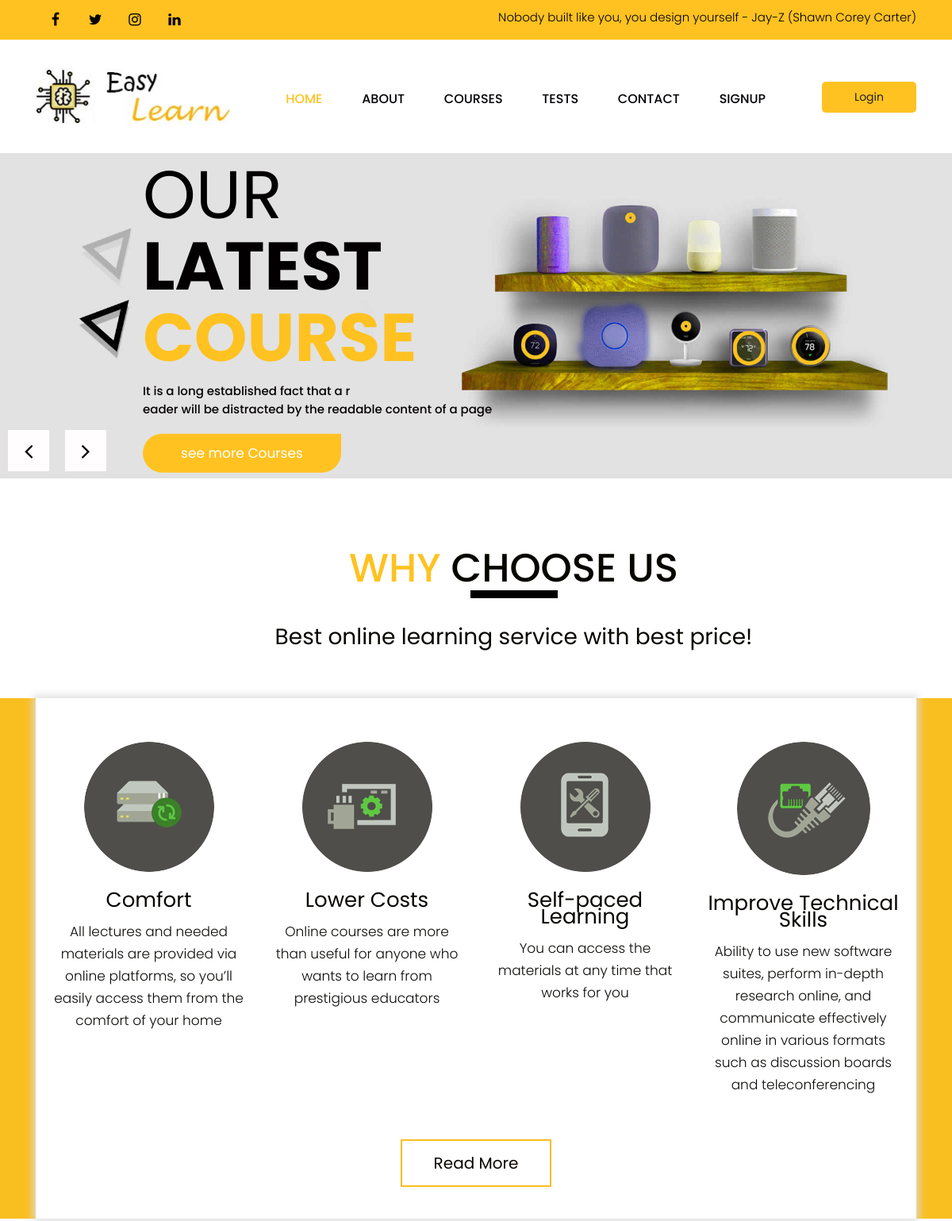
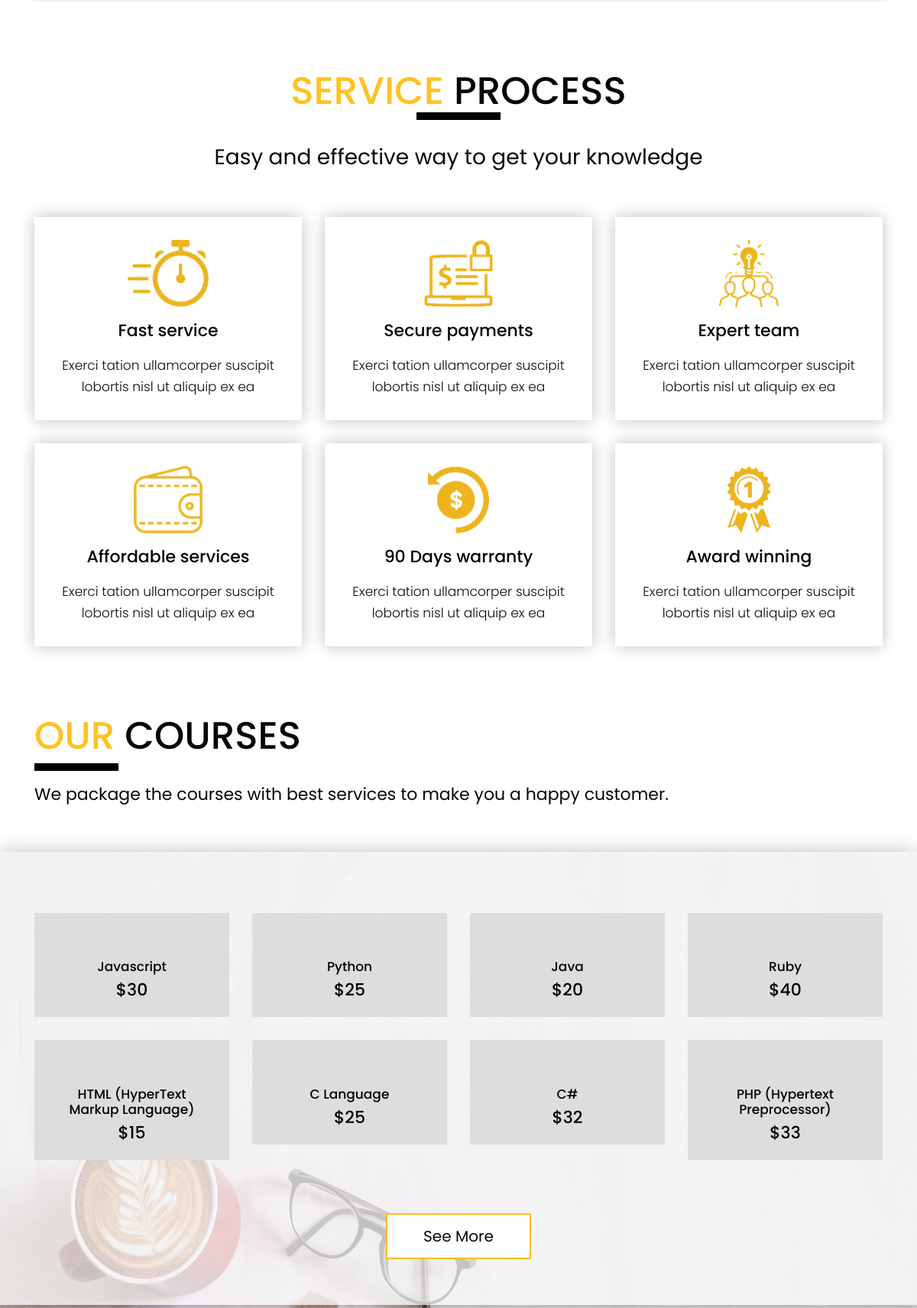
The page / (upper part) on the database its author committed (2 pictures, top to bottom).
### tables this page shows
CREATE TABLE IF NOT EXISTS `products` (
  `id` INT NOT NULL AUTO_INCREMENT,
  `name` VARCHAR(45) NOT NULL,
  `price` DOUBLE NULL,
  `description` VARCHAR(600) NULL,
  `quantity` INT NULL,
  `released_date` DATE NULL,
  `expiry_date` DATE NULL,
  `img_url` VARCHAR(100) NULL,
  PRIMARY KEY (`id`));

### index.php (the view, shortened to what this page needs)
<?php
require("includes/mysqli_connect.php");
$qry_str = "SELECT * FROM products WHERE quantity > 0 LIMIT 8";
$r = mysqli_query($dbc, $qry_str);
?>
<!DOCTYPE html>
<html lang="en">
   <head>
      <link rel="stylesheet" href="css/bootstrap.min.css">
      <link rel="stylesheet" href="css/style.css">
      <link rel="stylesheet" href="css/responsive.css">
      <link rel="stylesheet" href="css/jquery.mCustomScrollbar.min.css">
      <link rel="stylesheet" href="https://netdna.bootstrapcdn.com/font-awesome/4.0.3/css/font-awesome.css">
      <link rel="stylesheet" href="https://cdnjs.cloudflare.com/ajax/libs/fancybox/2.1.5/jquery.fancybox.min.css" media="screen">
   </head>
   <body class="main-layout">
      <header>
         <div class="header">
            <div class="head_top">
               <div class="container">
                  <div class="row">
                    <div class="col-xl-6 col-lg-6 col-md-6 col-sm-12">
                       <div class="top-box">
                        <ul class="sociel_link">
                         <li> <a href="#"><i class="fa fa-facebook-f"></i></a></li>
                         <li> <a href="#"><i class="fa fa-twitter"></i></a></li>
                         <li> <a href="#"><i class="fa fa-instagram"></i></a></li>
                         <li> <a href="#"><i class="fa fa-linkedin"></i></a></li>
                     </ul>
                    </div>
                  </div>
                  <div class="col-xl-6 col-lg-6 col-md-6 col-sm-12">
                       <div class="top-box">
                        <p>Nobody built like you, you design yourself - Jay-Z (Shawn Corey Carter)</p>
                    </div>
                  </div>
               </div>
            </div>
         </div>
         <div class="container">
            <div class="row">
               <div class="col-xl-3 col-lg-3 col-md-3 col-sm-3 col logo_section">
                  <div class="full">
                     <div class="center-desk">
                        <div class="logo"> <a href="index.html"><img src="images/logo.jpg" alt="logo"/></a> </div>
                     </div>
                  </div>
               </div>
               <div class="col-xl-7 col-lg-7 col-md-9 col-sm-9">
                  <div class="menu-area">
                     <div class="limit-box">
                        <nav class="main-menu">
                           <ul class="menu-area-main">
                              <li class="active"> <a href="#">Home</a> </li>
                              <li> <a href="about.php">About</a> </li>
                              <li> <a href="product.php">Courses</a> </li>
                              <li> <a href="tests.php"> Tests</a> </li>
                              <li> <a href="contact.php">Contact</a> </li>
                              <li class="mean-last"> <a href="signup.php">Signup</a> </li>
                           </ul>
                        </nav>
                     </div>
                  </div>
               </div>
               <div class="col-xl-2 col-lg-2 col-md-2 col-sm-2">
                  <li><a class="buy" href="login.php">Login</a></li>
               </div>
            </div>
         </div>
      </header>
      <section class="slider_section">
         <div id="main_slider" class="carousel slide banner-main" data-ride="carousel">
            <div class="carousel-inner">
               <div class="carousel-item active">
                  <img class="first-slide" src="images/banner2.jpg" alt="First slide">
                  <div class="container">
                     <div class="carousel-caption relative">
                        <h1>Our <br> <strong class="black_bold">Latest </strong><br>
                           <strong class="yellow_bold">Course </strong></h1>
                        <p>It is a long established fact that a r <br>
                          eader will be distracted by the readable content of a page </p>
                        <a  href="#">see more Courses</a>
                     </div>
                  </div>
               </div>
            </div>
            <a class="carousel-control-prev" href="#main_slider" role="button" data-slide="prev">
            <i class='fa fa-angle-right'></i>
            </a>
            <a class="carousel-control-next" href="#main_slider" role="button" data-slide="next">
            <i class='fa fa-angle-left'></i>
            </a>
         </div>
      </section>
      <div class="whyschose">
         <div class="container">
            <div class="row">
               <div class="col-md-7 offset-md-3">
                  <div class="title">
                     <h2>Why <strong class="black">choose us</strong></h2>
                     <span>Best online learning service with best price!</span>
                  </div>
               </div>
            </div>
         </div>
      </div>
      <div class="choose_bg">
         <div class="container">
            <div class="white_bg">
            <div class="row">
               <dir class="col-xl-3 col-lg-3 col-md-6 col-sm-12">
                  <div class="for_box">
                     <i><img src="icon/1.png"/></i>
                     <h3>Comfort</h3>
                     <p>All lectures and needed materials are provided via online platforms, so you’ll easily access them from the comfort of your home</p>
                  </div>
               </dir>
               <dir class="col-xl-3 col-lg-3 col-md-6 col-sm-12">
                  <div class="for_box">
                     <i><img src="icon/2.png"/></i>
                     <h3>Lower Costs</h3>
                     <p>Online courses are more than useful for anyone who wants to learn from prestigious educators</p>
                  </div>
               </dir>
               <dir class="col-xl-3 col-lg-3 col-md-6 col-sm-12">
                  <div class="for_box">
                     <i><img src="icon/3.png"/></i>
                     <h3>Self-paced Learning</h3>
                     <p>You can access the materials at any time that works for you</p>
                  </div>
               </dir>
               <dir class="col-xl-3 col-lg-3 col-md-6 col-sm-12">
                  <div class="for_box">
                     <i><img src="icon/4.png"/></i>
                     <h3>Improve Technical Skills</h3>
                     <p>Ability to use new software suites, perform in-depth research online, and communicate effectively online in various formats such as discussion boards and teleconferencing</p>
                  </div>
               </dir>
               <div class="col-md-12">
                  <a class="read-more" href="about.php">Read More</a>
               </div>
            </div>
         </div>
       </div>
      </div>
      <div class="service">
         <div class="container">
            <div class="row">
               <div class="col-md-8 offset-md-2">
                  <div class="title">
                     <h2>Service <strong class="black">Process</strong></h2>
                     <span>Easy and effective way to get your knowledge</span>
                  </div>
               </div>
            </div>
            <div class="row">
               <div class="col-xl-4 col-lg-4 col-md-4 col-sm-12">
                  <div class="service-box">
                     <i><img src="icon/service1.png"/></i>
                     <h3>Fast service</h3>
                     <p>Exerci tation ullamcorper suscipit lobortis nisl ut aliquip ex ea </p>
                  </div>
               </div>
               <div class="col-xl-4 col-lg-4 col-md-4 col-sm-12">
                  <div class="service-box">
                     <i><img src="icon/service2.png"/></i>
                     <h3>Secure payments</h3>
                     <p>Exerci tation ullamcorper suscipit lobortis nisl ut aliquip ex ea </p>
                  </div>
               </div>
               <div class="col-xl-4 col-lg-4 col-md-4 col-sm-12">
                  <div class="service-box">
                     <i><img src="icon/service3.png"/></i>
                     <h3>Expert team</h3>
                     <p>Exerci tation ullamcorper suscipit lobortis nisl ut aliquip ex ea </p>
                  </div>
               </div>
               <div class="col-xl-4 col-lg-4 col-md-4 col-sm-12">
                  <div class="service-box">
                     <i><img src="icon/service4.png"/></i>
                     <h3>Affordable services</h3>
                     <p>Exerci tation ullamcorper suscipit lobortis nisl ut aliquip ex ea </p>
                  </div>
               </div>
               <div class="col-xl-4 col-lg-4 col-md-4 col-sm-12">
                  <div class="service-box">
                     <i><img src="icon/service5.png"/></i>
                     <h3>90 Days warranty</h3>
                     <p>Exerci tation ullamcorper suscipit lobortis nisl ut aliquip ex ea </p>
                  </div>
               </div>
               <div class="col-xl-4 col-lg-4 col-md-4 col-sm-12">
                  <div class="service-box">
                     <i><img src="icon/service6.png"/></i>
                     <h3>Award winning</h3>
                     <p>Exerci tation ullamcorper suscipit lobortis nisl ut aliquip ex ea </p>
                  </div>
               </div>
            </div>
         </div>
      </div>
      <div class="product">
         <div class="container">
            <div class="row">
               <div class="col-md-12">
                  <div class="title">
                     <h2>our <strong class="black">courses</strong></h2>
                     <span>We package the courses with best services to make you a happy customer.</span>
                  </div>
               </div>
            </div>
         </div>
      </div>
      <div class="product-bg">
         <div class="product-bg-white">
            <div class="container">
               <div class="row">
               <?php
                  if($r) {
                     while($row = mysqli_fetch_array($r, MYSQLI_ASSOC)) {
                        echo "<div class='col-xl-3 col-lg-3 col-md-6 col-sm-12'>";
                        echo "<div class='product-box'>";
                        echo "<h3>".$row['name']."</h3>";
                        echo "<span>$".$row['price']."</span>";
                        echo "</div>";
                        echo "</div>";
                     }
                  }
               ?>
               </div>
               <div class="row">
                  <div class="col-md-12">
                     <a class="read-more" href="product.php">See More</a>
                  </div>
               </div>
            </div>
         </div>
      </div>
   </body>
</html>

### css/responsive.css (style rules this page uses)
@media (min-width: 1200px) and (max-width: 1500px) { .banner-main .carousel-caption { background: transparent; } }

### rows shown on the page
products: name "Javascript", price "30"
products: name "Python", price "25"
products: name "Java", price "20"
products: name "Ruby", price "40"
products: name "HTML (HyperText Markup Language)", price "15"
products: name "C Language", price "25"
products: name "C#", price "32"
products: name "PHP (Hypertext Preprocessor)", price "33"
